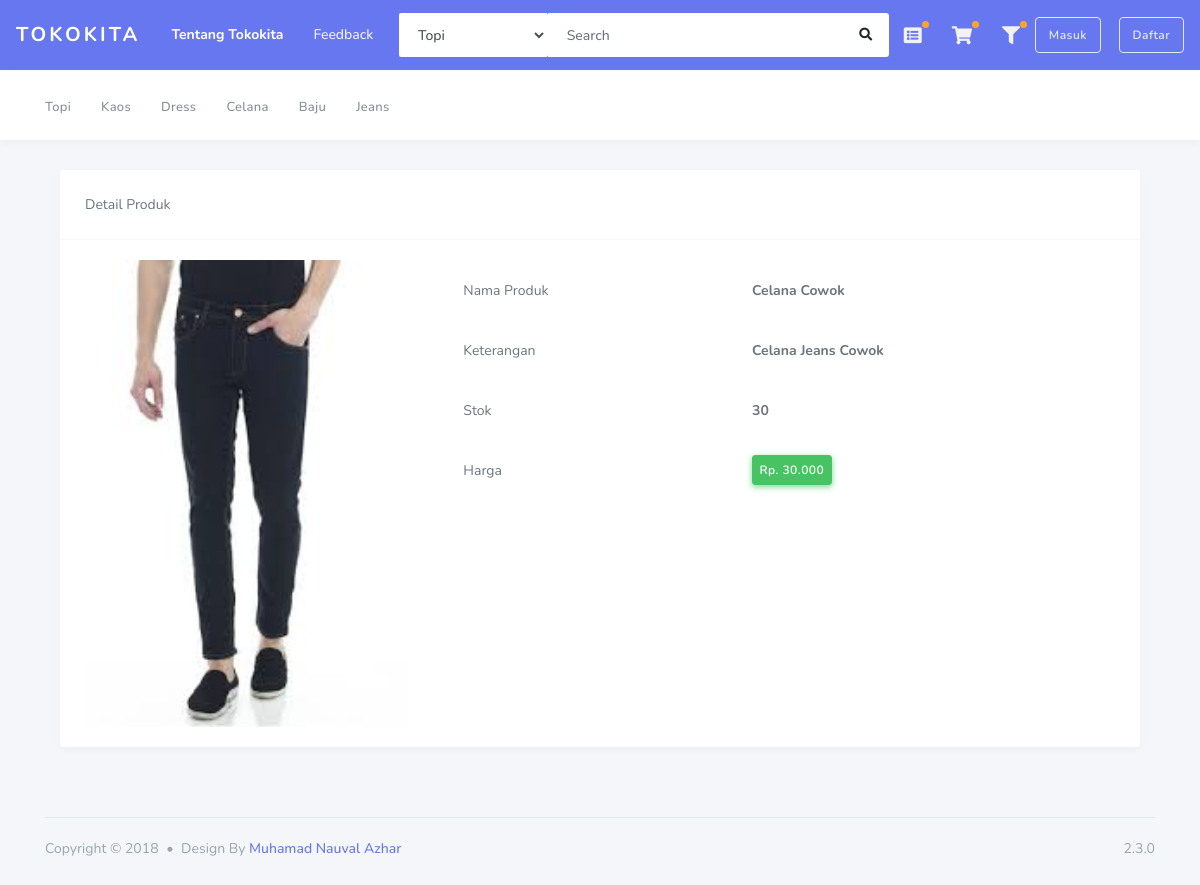
Page /index.php/member/detail_produk/?id=11 on the committed database.
### tables this page shows
CREATE TABLE `tbl_kategori` (
  `idkat` int(5) NOT NULL,
  `namakat` varchar(30) NOT NULL
);

CREATE TABLE `tbl_produk` (
  `idProduk` int(5) NOT NULL,
  `idKat` int(5) NOT NULL,
  `idToko` int(5) NOT NULL,
  `namaProduk` varchar(50) NOT NULL,
  `foto` varchar(100) NOT NULL,
  `harga` int(10) NOT NULL,
  `hargaDiskon` int(20) NOT NULL,
  `stok` int(5) NOT NULL,
  `berat` int(5) NOT NULL,
  `deskripsi` text NOT NULL
);

### application/libraries/Template.php (called while the page is built)
<?php if ( ! defined('BASEPATH')) exit('No direct script access allowed');
class Template {
		var $template_data = array();
		function set($name, $value)
		{
			$this->template_data[$name] = $value;
		}
		function load($template = '', $view = '' , $view_data = array(), $return = FALSE)
		{
			$this->CI =& get_instance();
			$this->set('contents', $this->CI->load->view($view, $view_data, TRUE));
			return $this->CI->load->view($template, $this->template_data, $return);
		}
}

### application/controllers/Member.php (called while the page is built, shortened)
<?php
class Member extends CI_Controller
{
    public function detail_produk()
    {
        $id = $this->input->get('id');
        $data['kategori'] = $this->Mfrontend->get_all_kategori()->result();
        $data['produk'] = $this->Mfrontend->detail_produk(['idProduk' => $id])->result_array();
        $this->template->load('layout_frontend', 'frontend/detail_produk', $data);
    }
}

### index.php (called while the page is built, shortened)
<?php
require_once BASEPATH.'core/CodeIgniter.php';

### application/models/Mfrontend.php (called while the page is built, shortened)
<?php
class Mfrontend extends CI_Model
{
    public function get_all_kategori()
    {
        return $this->db->get('tbl_kategori');
    }
    public function detail_produk($dataProduk)
    {
        return $this->db->get_where('tbl_produk', $dataProduk);
    }
}

### application/views/layout_frontend.php (the view, shortened to what this page needs)
<!DOCTYPE html>
<html lang="en">
<head>
    <link rel="stylesheet" href="https://stackpath.bootstrapcdn.com/bootstrap/4.3.1/css/bootstrap.min.css">
    <link rel="stylesheet" href="https://use.fontawesome.com/releases/v5.7.2/css/all.css">
    <link rel="stylesheet" href="<?php echo base_url('assets/admin/assets/css/style.css'); ?>">
    <link rel="stylesheet" href="<?php echo base_url('assets/admin/assets/css/components.css'); ?>">
</head>
<body class="layout-3">
    <div id="app">
        <div class="main-wrapper container">
            <nav class="navbar navbar-expand-lg main-navbar">
                <a href="<?php echo site_url('Home'); ?>" class="navbar-brand sidebar-gone-hide">Tokokita</a>
                <div class="nav-collapse">
                    <ul class="navbar-nav">
                        <li class="nav-item active"><a href="#" class="nav-link">Tentang Tokokita</a></li>
                        <li class="nav-item"><a href="<?php echo site_url('saran/interface') ?>" class="nav-link">Feedback</a></li>
                    </ul>
                </div>
                <form class="form-inline ml-auto" method="POST" action="<?php echo site_url('home/search'); ?>">
                    <div class="search-element">
                        <select data-width="150" class="form-control">
                            <?php foreach ($kategori as $val) { ?>
                                <option class="form-control"><?php echo $val->namakat ?></option>
                            <?php } ?>
                        </select>
                        <form method="POST" action="<?php echo site_url('home/search'); ?>">
                            <input class="form-control" type="text" name="keyword" placeholder="Search" data-width="300">
                            <button type="submit" class="btn"><i class="fas fa-search"></i></button>
                        </form>
                    </div>
                </form>
                <ul class="navbar-nav navbar-right">
                    <li class="dropdown dropdown-list-toggle"><a href="#" data-toggle="dropdown" class="nav-link notification-toggle nav-link-lg beep"><i class="fa fa-list-alt" aria-hidden="true"></i></a>
                    </li>
                    <li><a href="<?php echo site_url('Member/keranjang'); ?>" class="nav-link  nav-link-lg beep"><i class="fas fa-shopping-cart"></i></a>
                    </li>
                    <li class="dropdown dropdown-list-toggle"><a href="#" data-toggle="dropdown" class="nav-link notification-toggle nav-link-lg beep"><i class="fa fa-filter" aria-hidden="true"></i></a>
                    </li>
                </ul>
                <?php if (!empty($this->session->userdata('id'))) { ?>
                    <a href="<?php echo site_url('Member/dashboard'); ?>" class="btn btn-outline-light">Menu Member</a>
                    &nbsp; &nbsp; &nbsp;
                    <a href="<?php echo site_url('Member/logout'); ?>" class="btn btn-outline-light">Logout</a>
                <?php } else { ?>
                    <a href="<?php echo site_url('Home/Login'); ?>" class="btn btn-outline-light">Masuk</a>
                    <a href="<?php echo site_url('Home/register'); ?>" class="btn btn-outline-light">Daftar</a>
                <?php } ?>
            </nav>
            <nav class="navbar navbar-secondary navbar-expand-lg">
                <div class="container">
                    <ul class="navbar-nav">
                        <?php foreach ($kategori as $val) { ?>
                            <li class="nav-item">
                                <a href="#" class="nav-link"><span><?php echo $val->namakat; ?></span></a>
                            </li>
                        <?php } ?>
                    </ul>
                </div>
            </nav>
            <?= $contents ?>
            <footer class="main-footer">
                <div class="footer-left">
                    Copyright &copy; 2018 <div class="bullet"></div> Design By <a href="https://nauval.in/">Muhamad Nauval Azhar</a>
                </div>
                <div class="footer-right">
                    2.3.0
                </div>
            </footer>
        </div>
    </div>
</body>
</html>

### application/views/frontend/detail_produk.php (shortened to what this page needs)
<!DOCTYPE html>
<html lang="en">
<head>
</head>
<body>
    <div class="main-content">
        <div class="container-fluid">
            <div class="card">
                <div class="card-header">
                    Detail Produk
                </div>
                <div class="card-body">
                    <?php foreach ($produk as $brg) : ?>
                        <div class="row">
                            <div class="col-md-4"> <img src="<?php echo base_url() . 'upload_produk/' . $brg['foto'] ?>" class="card-img-top"></div>
                            <div class="col-md-8">
                                <table class="table">
                                    <tr>
                                        <td> Nama Produk </td>
                                        <td><b><?php echo $brg['namaProduk'] ?></b></td>
                                    </tr>
                                    <tr>
                                        <td> Keterangan </td>
                                        <td><b><?php echo $brg['deskripsi'] ?></b></td>
                                    </tr>
                                    <tr>
                                        <td> Stok </td>
                                        <td><b><?php echo $brg['stok'] ?></b></td>
                                    </tr>
                                    <tr>
                                        <td> Harga </td>
                                        <td> <b>
                                                <div class="btn btn-sm btn-success">Rp. <?php echo number_format($brg['harga'], 0, ',', '.') ?></div>
                                            </b></td>
                                    </tr>
                                </table>
                            </div>
                        </div>
                    <?php endforeach; ?>
                </div>
            </div>
        </div>
    </div>
</body>
</html>

### rows in the picture
tbl_kategori: namakat "Topi"
tbl_kategori: namakat "Kaos"
tbl_kategori: namakat "Dress"
tbl_kategori: namakat "Celana"
tbl_kategori: namakat "Baju"
tbl_kategori: namakat "Jeans"
tbl_produk: foto (picture), namaProduk "Celana Cowok", deskripsi "Celana Jeans Cowok", stok "30", harga "30.000"

### other values in the picture
form field value "Topi"
